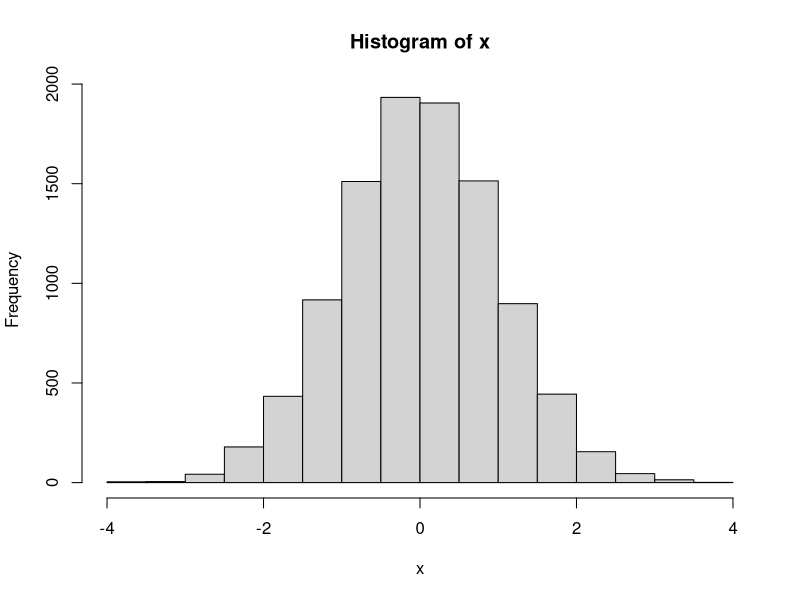
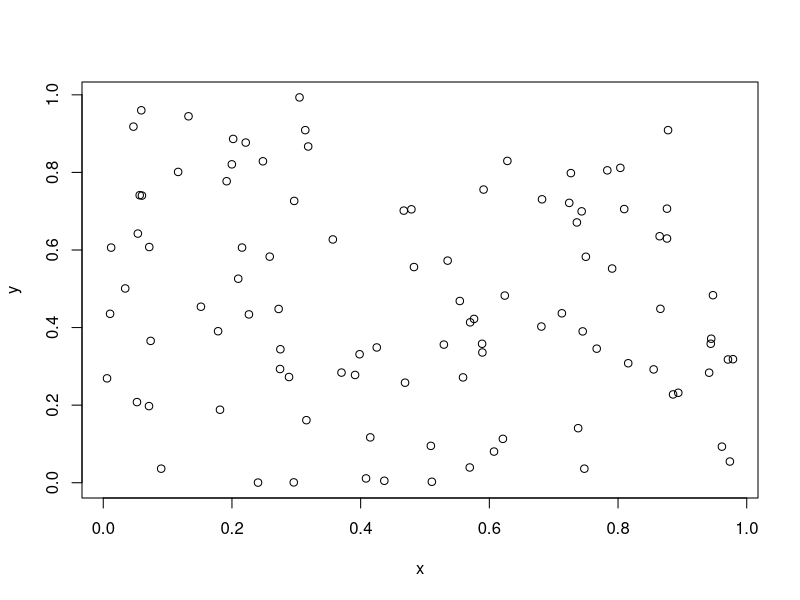

Here is the R script that generated these plots, in order:
N <- 10000 #サンプル数
x <- rnorm(N) #標準正規分布に従う乱数
x
hist(x)
sum(x)/N #平均の計算

x <- c(1,2,3)
x

x <- c()
x

x <- runif(100)
y <- runif(100)
plot(x,y)
x[1]^2+y[1]^2
x[2]^2+y[2]^2
x[3]^2+y[3]^2
z <- c()
for(i in 1:100){
  z[i] <- x[i]^2+y[i]^2
}
z
ifelse(z[1]<1,1,0)
# z[1]<1なら1を返しz[1]>=1なら0を返す
r <- c()
for(i in 1:100){
  r[i] <- ifelse(z[i]<1,1,0)
}
r
sum(r)*4/100 #円周率の近似

N <- 100000
x <- runif(N)
y <- runif(N)
z <- c()
for(i in 1:N){
  z[i] <- x[i]^2+y[i]^2
}
r <- c()
for(i in 1:N){
  r[i] <- ifelse(z[i]<1,1,0)
}
sum(r)*4/N #円周率の近似
